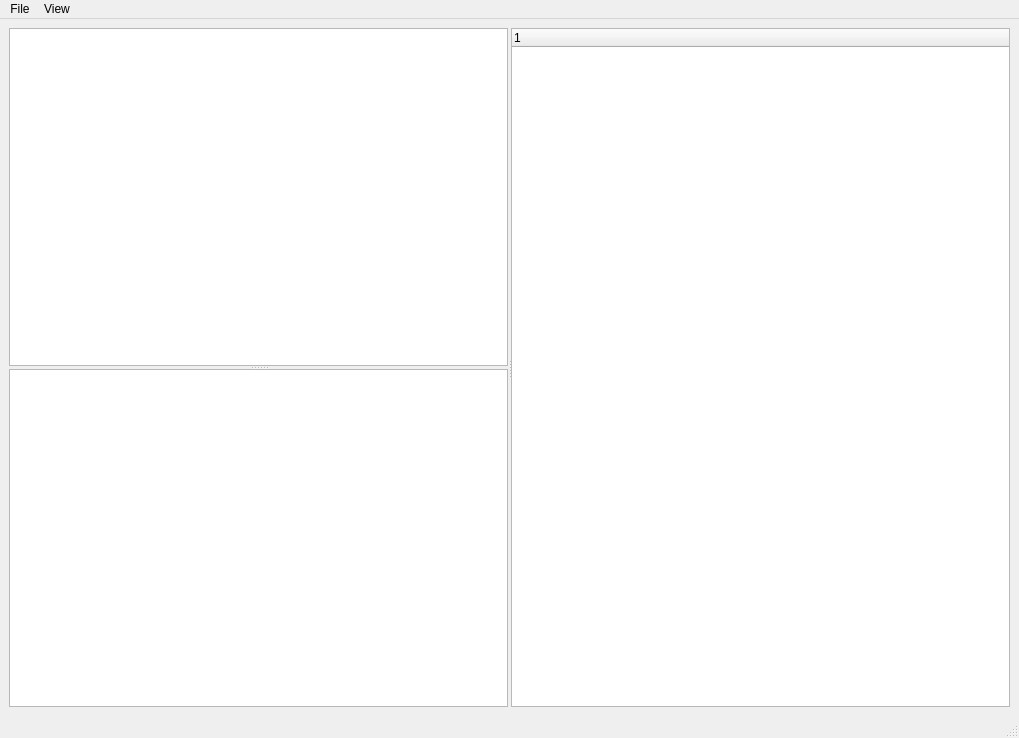
<?xml version="1.0" encoding="UTF-8"?>
<ui version="4.0">
 <class>MainWindow</class>
 <widget class="QMainWindow" name="MainWindow">
  <property name="geometry">
   <rect>
    <x>0</x>
    <y>0</y>
    <width>1019</width>
    <height>738</height>
   </rect>
  </property>
  <property name="windowTitle">
   <string>MainWindow</string>
  </property>
  <widget class="QWidget" name="centralwidget">
   <layout class="QHBoxLayout" name="horizontalLayout">
    <item>
     <widget class="QSplitter" name="splitterH">
      <property name="orientation">
       <enum>Qt::Horizontal</enum>
      </property>
      <property name="handleWidth">
       <number>3</number>
      </property>
      <widget class="QSplitter" name="splitterV">
       <property name="orientation">
        <enum>Qt::Vertical</enum>
       </property>
       <property name="handleWidth">
        <number>3</number>
       </property>
       <widget class="ImageView" name="image_view"/>
       <widget class="PlotWidget" name="stream_plot"/>
      </widget>
      <widget class="ParameterTree" name="parameterTree"/>
     </widget>
    </item>
   </layout>
  </widget>
  <widget class="QMenuBar" name="menubar">
   <property name="geometry">
    <rect>
     <x>0</x>
     <y>0</y>
     <width>1019</width>
     <height>22</height>
    </rect>
   </property>
   <widget class="QMenu" name="menuFile">
    <property name="title">
     <string>File</string>
    </property>
    <widget class="QMenu" name="menuLoadStreamAs">
     <property name="title">
      <string>Load Stream as...</string>
     </property>
     <addaction name="action_load_ref_stream"/>
     <addaction name="action_load_test_stream"/>
    </widget>
    <addaction name="action_load_cxi"/>
    <addaction name="action_load_geom"/>
    <addaction name="menuLoadStreamAs"/>
    <addaction name="separator"/>
    <addaction name="actionLoadState"/>
    <addaction name="actionSaveState"/>
   </widget>
   <widget class="QMenu" name="menuView">
    <property name="title">
     <string>View</string>
    </property>
    <addaction name="action_show_stream_table"/>
   </widget>
   <addaction name="menuFile"/>
   <addaction name="menuView"/>
  </widget>
  <widget class="QStatusBar" name="statusbar"/>
  <action name="action_load_cxi">
   <property name="text">
    <string>Load CXI</string>
   </property>
   <property name="toolTip">
    <string>Load single cxi file</string>
   </property>
   <property name="statusTip">
    <string>Load single cxi file</string>
   </property>
  </action>
  <action name="action_load_geom">
   <property name="text">
    <string>Load Geometry</string>
   </property>
   <property name="toolTip">
    <string>Load geometry file (support CrystFEL, Cheetah and psana format)</string>
   </property>
   <property name="statusTip">
    <string>Load geometry file (support CrystFEL, Cheetah and psana format)</string>
   </property>
  </action>
  <action name="actionQuit">
   <property name="text">
    <string>Quit</string>
   </property>
  </action>
  <action name="action_show_stream_table">
   <property name="text">
    <string>Show stream table</string>
   </property>
   <property name="statusTip">
    <string>Show stream table</string>
   </property>
  </action>
  <action name="action_load_ref_stream">
   <property name="text">
    <string>ref stream</string>
   </property>
  </action>
  <action name="action_load_test_stream">
   <property name="text">
    <string>test stream</string>
   </property>
  </action>
  <action name="actionTest_stream_2">
   <property name="text">
    <string>test stream 2</string>
   </property>
  </action>
  <action name="actionTest_stream_3">
   <property name="text">
    <string>test stream 3</string>
   </property>
  </action>
  <action name="actionLoadState">
   <property name="text">
    <string>Load State</string>
   </property>
  </action>
  <action name="actionSaveState">
   <property name="text">
    <string>Save State</string>
   </property>
  </action>
 </widget>
 <customwidgets>
  <customwidget>
   <class>ImageView</class>
   <extends>QGraphicsView</extends>
   <header>pyqtgraph</header>
  </customwidget>
  <customwidget>
   <class>PlotWidget</class>
   <extends>QGraphicsView</extends>
   <header>pyqtgraph</header>
  </customwidget>
  <customwidget>
   <class>ParameterTree</class>
   <extends>QTreeWidget</extends>
   <header>pyqtgraph.parametertree</header>
  </customwidget>
 </customwidgets>
 <resources/>
 <connections/>
</ui>
